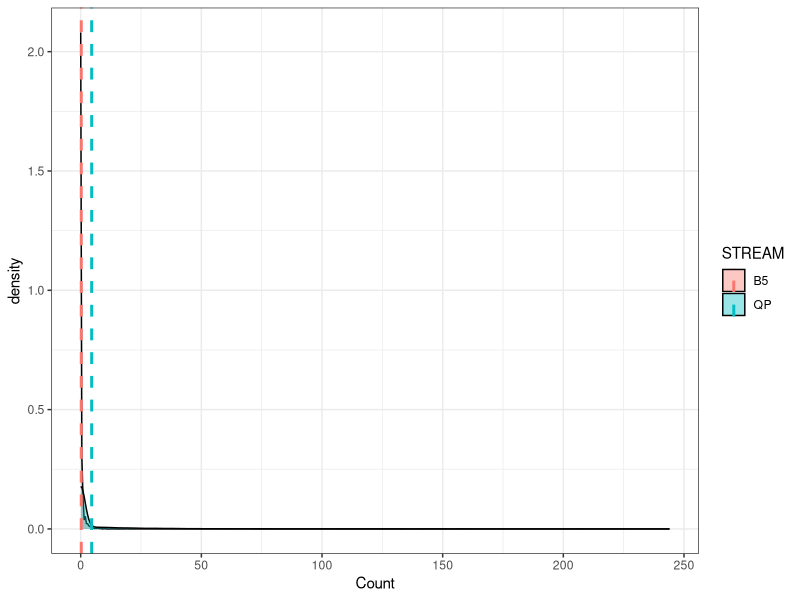
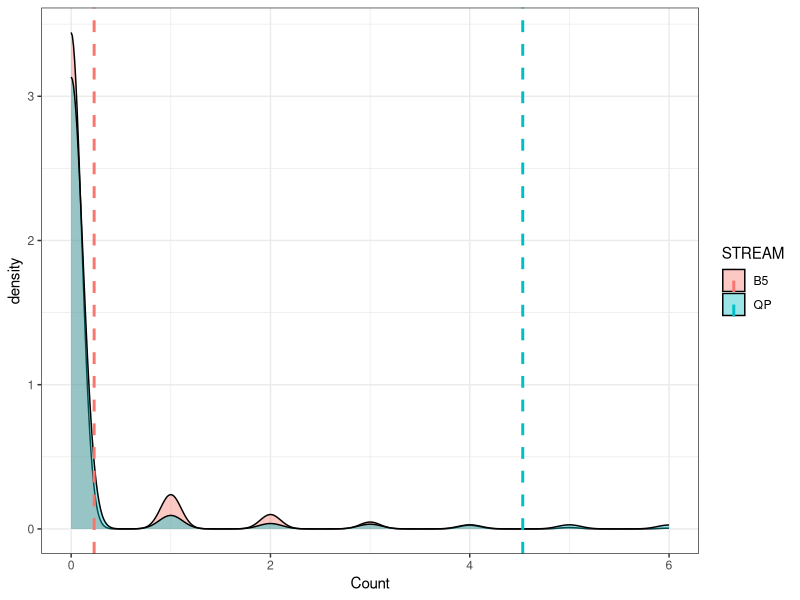
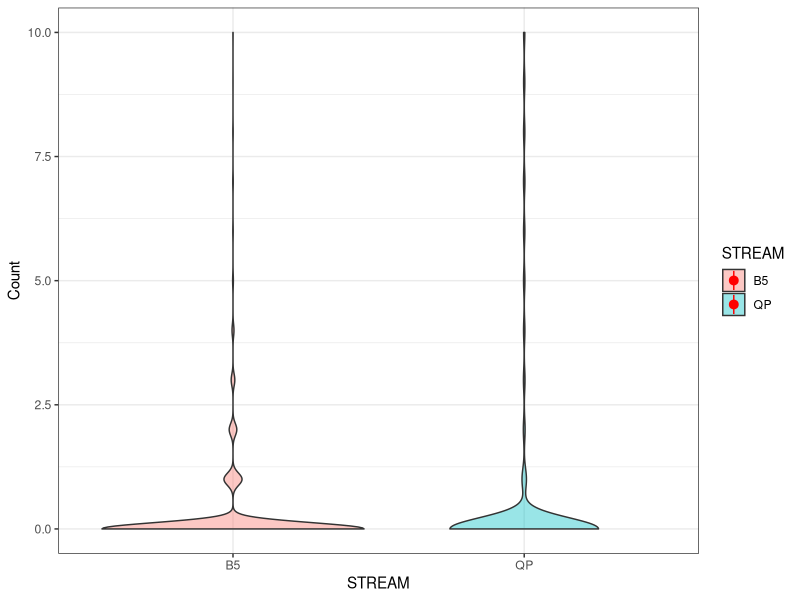
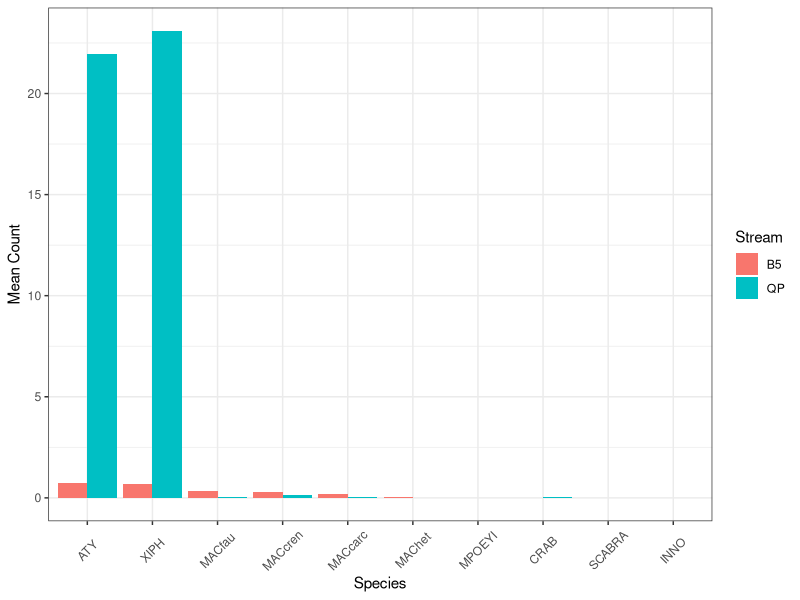
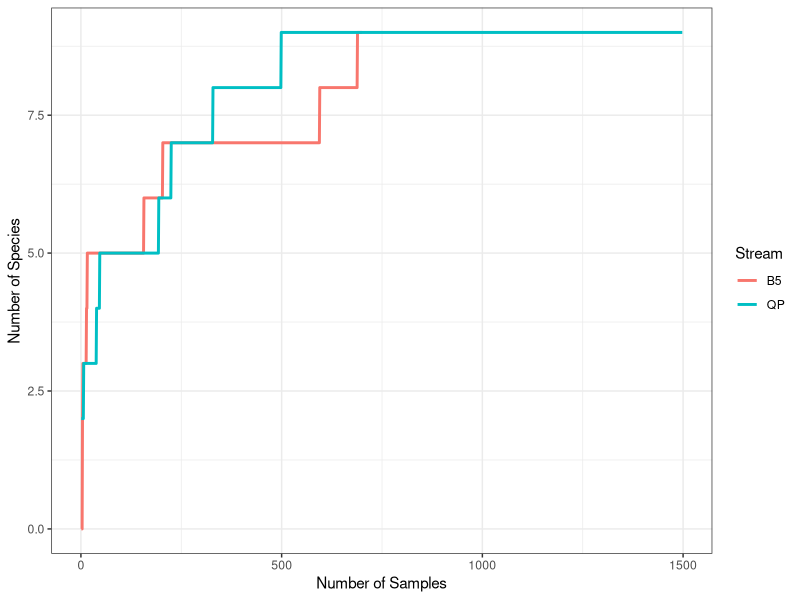
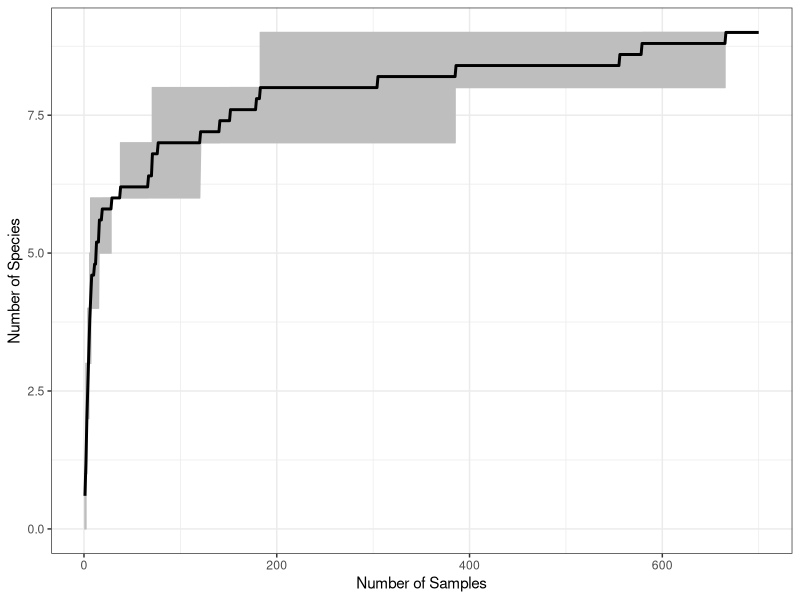
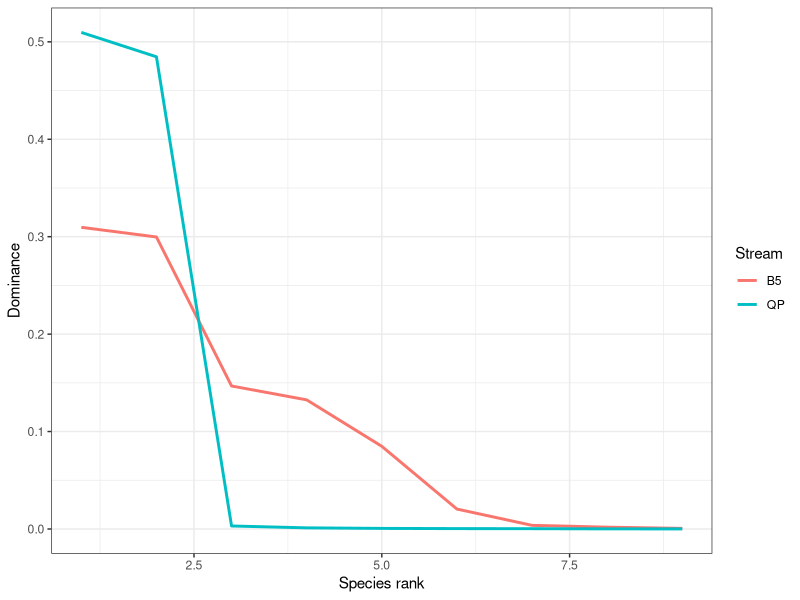
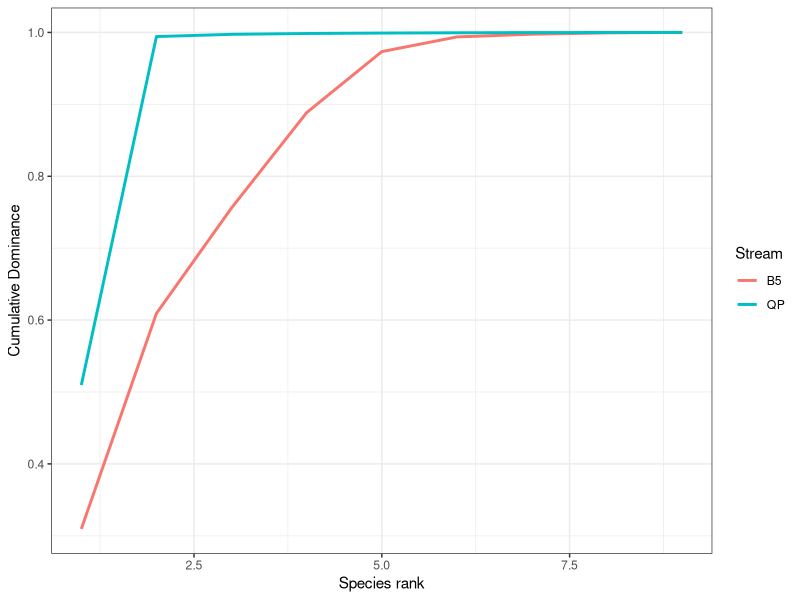

Write the R code that produced these figures, in order.
## ---- chunk 1
knitr::opts_chunk$set(collapse = T, cache = T)
## ---- chunk 2
library(tidyverse)

# data in wide format
shrimp_w = read_csv('data/shrimp.csv')

shrimp_w

# convert to long format for plotting
shrimp_l = shrimp_w %>% 
  pivot_longer(cols = 7:16, 
               names_to = "Species", 
               values_to = "Count") %>% 
  select(-`...1`)

shrimp_l
## ---- chunk 3
shrimp_ss = shrimp_l %>% 
  group_by(STREAM) %>% 
  summarise(mean_count = mean(Count, na.rm = TRUE),
            sd_count = sd(Count, na.rm = TRUE),
            total = sum(Count, na.rm = TRUE))

shrimp_ss
## ---- chunk 4
ggplot(shrimp_l, aes(x = Count, fill = STREAM))+
  geom_density(alpha=0.4) +
  geom_vline(data=shrimp_ss, aes(xintercept=mean_count, color=STREAM),
             linetype="dashed", size = 1) +
  theme_bw()

ggplot(shrimp_l, aes(x = Count, fill = STREAM))+
  geom_density(alpha=0.4) +
  geom_vline(data=shrimp_ss, aes(xintercept=mean_count, color=STREAM),
             linetype="dashed", size = 1) +
  xlim(0, 6) +
  theme_bw()
## ---- chunk 5
ggplot(shrimp_l, aes(x = STREAM, y = Count, fill = STREAM))+
  geom_violin(alpha=0.4) +
  stat_summary(fun.data=mean_sdl, mult=1, 
               geom="pointrange", color="red") +
  ylim(0, 10)+
  theme_bw()


## ---- chunk 6
shrimp_summary2 = shrimp_l %>% 
  group_by(STREAM, Species) %>% 
  summarise(mean_count = mean(Count, na.rm = TRUE),
            sd_count = sd(Count, na.rm = TRUE),
            total = sum(Count, na.rm = TRUE)) %>% 
  mutate(Species = fct_reorder(Species, mean_count, .desc = TRUE))

ggplot(shrimp_summary2, aes(x = Species, y = mean_count, fill = STREAM))+
  geom_bar(stat = "identity", position=position_dodge()) + 
  labs(y = 'Mean Count', x = 'Species', fill = 'Stream')+
  theme_bw() +
  theme(axis.text.x = element_text(angle = 45, vjust = 0.5))
## ---- chunk 7
shrimp_l %>% 
    group_by(STREAM, YEAR, MONTH) %>% 
    filter(Count > 0) %>% 
    summarise(richness = length(unique(Species))) %>% 
    ungroup() %>% 
    group_by(STREAM) %>% 
    summarise(mean_richness = mean(richness, na.rm = TRUE),
              sd_richness = sd(richness, na.rm = TRUE))
## ---- chunk 8
# for loop
df = unique(shrimp_l[c("STREAM","MONTH","YEAR")])
df$H = NA

df

for (i in 1:nrow(df)){
  d = shrimp_l %>% filter(STREAM == df$STREAM[i],
                        MONTH == df$MONTH[i],
                        YEAR == df$YEAR[i],
                        Count > 0)
  d = d %>% count(Species,wt = Count) %>% 
    mutate(pi = n/sum(n),
           ln_pi = log(pi),
           p_ln_pi = pi*ln_pi)
  
  df$H[i] = -sum(d$p_ln_pi)
}

df %>% 
    group_by(STREAM) %>% 
    summarise(mean_H = mean(H, na.rm = TRUE),
              sd_H = sd(H, na.rm = TRUE))


# dplyr
shrimp_l %>% 
    group_by(STREAM, YEAR, MONTH) %>% 
    filter(Count > 0) %>% 
    mutate(Total = sum(Count)) %>% 
    ungroup() %>% 
    group_by(STREAM, YEAR, MONTH, Species) %>%
    summarise(Count_Spp = sum(Count),
              Total_Count = max(Total)) %>% 
    mutate(p = Count_Spp/Total_Count, 
              ln_pi = log(p), 
              p_ln_pi = p*ln_pi) %>% 
    ungroup() %>% 
    group_by(STREAM, YEAR, MONTH) %>% 
    summarise(H = -sum(p_ln_pi)) %>% 
    ungroup() %>% 
    group_by(STREAM) %>% 
    summarise(mean_H = mean(H, na.rm = TRUE),
              sd_H = sd(H, na.rm = TRUE))
## ---- chunk 9
# for loop
df$D = NA
df

for (i in 1:nrow(df)){
  d = shrimp_l %>% filter(STREAM == df$STREAM[i],
                        MONTH == df$MONTH[i],
                        YEAR == df$YEAR[i],
                        Count > 0)
  d = d %>% count(Species,wt = Count) %>% 
    mutate(pi = n/sum(n))
  
  df$D[i] = sum(d$pi^2)
}
df$even = 1 - df$D
df$inv = 1/df$D

df %>% 
  group_by(STREAM) %>% 
  summarise(mean_D = mean(D, na.rm = TRUE),
            sd_D = sd(D, na.rm = TRUE),
            mean_even = mean(even, na.rm = TRUE),
            sd_even = sd(even, na.rm = TRUE),
            mean_inv = mean(inv, na.rm = TRUE),
            sd_inv = sd(inv, na.rm = TRUE))

# dplyr
shrimp_l %>% 
  group_by(STREAM, YEAR, MONTH) %>% 
  filter(Count > 0) %>% 
  mutate(Total = sum(Count)) %>% 
  ungroup() %>% 
  group_by(STREAM, YEAR, MONTH, Species) %>%
  summarise(Count_Spp = sum(Count),
            Total_Count = max(Total)) %>% 
  mutate(p = Count_Spp/Total_Count, 
         p2 = p^2) %>% 
  ungroup() %>% 
  group_by(STREAM, YEAR, MONTH) %>% 
  summarise(s_dominance = sum(p2),
            s_evenness = 1 - s_dominance,
            inverse_s = 1/s_dominance) %>% 
  ungroup() %>% 
  group_by(STREAM) %>% 
  summarise(mean_D = mean(s_dominance, na.rm = TRUE),
            sd_D = sd(s_dominance, na.rm = TRUE),
            mean_even = mean(s_evenness, na.rm = TRUE),
            sd_even = sd(s_evenness, na.rm = TRUE),
            mean_inv = mean(inverse_s, na.rm = TRUE),
            sd_inv = sd(inverse_s, na.rm = TRUE))
## ---- chunk 10
# add unique ID for each sampling event
shrimp_l = shrimp_l %>% 
  group_by(STREAM, MONTH, YEAR, POOL, TRAP) %>% 
  mutate(sample_ID = cur_group_id()) %>% 
  ungroup()

# curve for B5
b5 = shrimp_l %>% 
  filter(STREAM == 'B5')

b5_sample_ID  = unique(b5$sample_ID)

# store data
sp_b5 = tibble(stream = 'B5', n_samp = 1:length(b5_sample_ID), n_spp = NA)

for (i in 1:length(b5_sample_ID)){
  # sample ID to include
  samp = b5_sample_ID[1:i]
  
  # include only sample numbers 
  d = b5 %>% 
    filter(sample_ID %in% samp,
           Count > 0)
  
  sp_b5$n_spp[i] = length(unique(d$Species))
}

# curve for QP
qp = shrimp_l %>% 
  filter(STREAM == 'QP')

qp_sample_ID  = unique(qp$sample_ID)

# store data
sp_qp = tibble(stream = 'QP', n_samp = 1:length(qp_sample_ID), n_spp = NA)

for (i in 1:length(qp_sample_ID)){
  # sample ID to include
  samp = qp_sample_ID[1:i]
  
  # include only sample numbers 
  d = qp %>% 
    filter(sample_ID %in% samp,
           Count > 0)
  
  sp_qp$n_spp[i] = length(unique(d$Species))
}

# bind and plot
sac = bind_rows(sp_b5, sp_qp)

ggplot(sac, aes(n_samp, n_spp, color = stream))+
  geom_line(size = 1)+
  labs(x = 'Number of Samples',
       y = 'Number of Species',
       color = 'Stream')+
  theme_bw()

## ---- chunk 11
# curve for B5
b5 = shrimp_l %>% 
  filter(STREAM == 'B5')

b5_sample_ID  = unique(b5$sample_ID)

iterations = 5

# store data
sp_b5 = tibble(stream = 'B5', 
               n_samp = rep(1:length(b5_sample_ID),times = iterations), 
               n_spp = NA,
               i = rep(1:iterations, each = length(b5_sample_ID)))

for (j in 1:iterations) {
  # create random sample order
  sID = sample(b5_sample_ID)
  for (i in 1:length(b5_sample_ID)) {
    # sample ID to include
    samp = sID[1:i]
    
    # include only sample numbers
    d = b5 %>%
      filter(sample_ID %in% samp,
             Count > 0)
    
    sp_b5$n_spp[i+((j-1)*length(b5_sample_ID))] = length(unique(d$Species))
  }
}

avg = sp_b5 %>% 
  group_by(n_samp) %>% 
  summarize(n_spp = mean(n_spp, na.rm = T))

ggplot(sp_b5, aes(n_samp, n_spp))+
  geom_line(color = 'grey')+
  geom_line(data = avg, aes(n_samp, n_spp), size = 1)+
  labs(x = 'Number of Samples',
       y = 'Number of Species',
       color = 'Stream')+
  theme_bw()

## ---- chunk 12
df = shrimp_l %>% 
    group_by(STREAM) %>% 
    filter(Count > 0) %>% 
    mutate(Total = sum(Count)) %>% 
    ungroup() %>% 
    group_by(STREAM, Species) %>%
    summarise(Count_Spp = sum(Count),
              Total_Count = max(Total)) %>% 
    mutate(pi = Count_Spp/Total_Count, 
           rank = length(unique(shrimp_l$Species))-rank(pi)) %>% 
    ungroup()

ggplot(df, aes(rank, pi, color = STREAM))+
  geom_line(size = 1)+
  labs(x = 'Species rank',
       y = 'Dominance',
       color = 'Stream')+
  theme_bw()
## ---- chunk 13
df = shrimp_l %>% 
    group_by(STREAM) %>% 
    filter(Count > 0) %>% 
    mutate(Total = sum(Count)) %>% 
    ungroup() %>% 
    group_by(STREAM, Species) %>%
    summarise(Count_Spp = sum(Count),
              Total_Count = max(Total)) %>% 
    mutate(pi = Count_Spp/Total_Count, 
           rank = length(unique(shrimp_l$Species))-rank(pi)) %>% 
    arrange(rank, .by_group = T) %>% 
  mutate(cumsum = cumsum(pi))

ggplot(df, aes(rank, cumsum, color = STREAM))+
  geom_line(size = 1)+
  labs(x = 'Species rank',
       y = 'Cumulative Dominance',
       color = 'Stream')+
  theme_bw()
